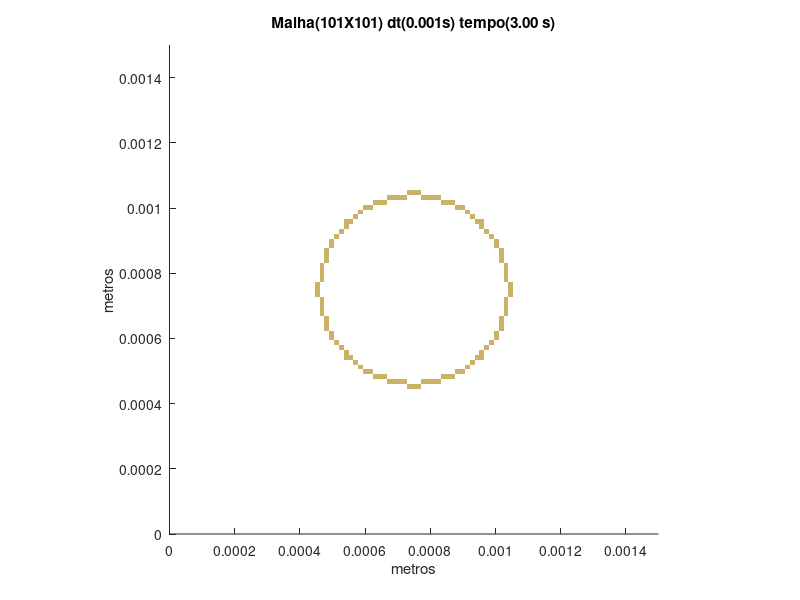

MATLAB code for this plot:
set (gca,'PlotBoxAspectRatio',[1 1 1],'Xlim',[0,0.0015],'Ylim',[0,0.0015])
hold on
title('Malha(101X101) dt(0.001s) tempo(3.00 s)')
hold on
ylabel('metros')
hold on
xlabel('metros')
hold on

fill([0.000727722772277228 0.000727722772277228 0.000742574257425743 0.000742574257425743],[0.000445544554455446 0.00046039603960396 0.00046039603960396 0.000445544554455446],[0.8,0.7,0.4],'LineStyle','none')

fill([0.000742574257425743 0.000742574257425743 0.000757425742574257 0.000757425742574257],[0.000445544554455446 0.00046039603960396 0.00046039603960396 0.000445544554455446],[0.8,0.7,0.4],'LineStyle','none')

fill([0.000757425742574257 0.000757425742574257 0.000772277227722772 0.000772277227722772],[0.000445544554455446 0.00046039603960396 0.00046039603960396 0.000445544554455446],[0.8,0.7,0.4],'LineStyle','none')

fill([0.000668316831683168 0.000668316831683168 0.000683168316831683 0.000683168316831683],[0.00046039603960396 0.000475247524752475 0.000475247524752475 0.00046039603960396],[0.8,0.7,0.4],'LineStyle','none')

fill([0.000683168316831683 0.000683168316831683 0.000698019801980198 0.000698019801980198],[0.00046039603960396 0.000475247524752475 0.000475247524752475 0.00046039603960396],[0.8,0.7,0.4],'LineStyle','none')

fill([0.000698019801980198 0.000698019801980198 0.000712871287128713 0.000712871287128713],[0.00046039603960396 0.000475247524752475 0.000475247524752475 0.00046039603960396],[0.8,0.7,0.4],'LineStyle','none')

fill([0.000712871287128713 0.000712871287128713 0.000727722772277228 0.000727722772277228],[0.00046039603960396 0.000475247524752475 0.000475247524752475 0.00046039603960396],[0.8,0.7,0.4],'LineStyle','none')

fill([0.000772277227722772 0.000772277227722772 0.000787128712871287 0.000787128712871287],[0.00046039603960396 0.000475247524752475 0.000475247524752475 0.00046039603960396],[0.8,0.7,0.4],'LineStyle','none')

fill([0.000787128712871287 0.000787128712871287 0.000801980198019802 0.000801980198019802],[0.00046039603960396 0.000475247524752475 0.000475247524752475 0.00046039603960396],[0.8,0.7,0.4],'LineStyle','none')

fill([0.000801980198019802 0.000801980198019802 0.000816831683168317 0.000816831683168317],[0.00046039603960396 0.000475247524752475 0.000475247524752475 0.00046039603960396],[0.8,0.7,0.4],'LineStyle','none')

fill([0.000816831683168317 0.000816831683168317 0.000831683168316832 0.000831683168316832],[0.00046039603960396 0.000475247524752475 0.000475247524752475 0.00046039603960396],[0.8,0.7,0.4],'LineStyle','none')

fill([0.000623762376237624 0.000623762376237624 0.000638613861386139 0.000638613861386139],[0.000475247524752475 0.00049009900990099 0.00049009900990099 0.000475247524752475],[0.8,0.7,0.4],'LineStyle','none')

fill([0.000638613861386139 0.000638613861386139 0.000653465346534653 0.000653465346534653],[0.000475247524752475 0.00049009900990099 0.00049009900990099 0.000475247524752475],[0.8,0.7,0.4],'LineStyle','none')

fill([0.000653465346534653 0.000653465346534653 0.000668316831683168 0.000668316831683168],[0.000475247524752475 0.00049009900990099 0.00049009900990099 0.000475247524752475],[0.8,0.7,0.4],'LineStyle','none')

fill([0.000831683168316832 0.000831683168316832 0.000846534653465347 0.000846534653465347],[0.000475247524752475 0.00049009900990099 0.00049009900990099 0.000475247524752475],[0.8,0.7,0.4],'LineStyle','none')

fill([0.000846534653465347 0.000846534653465347 0.000861386138613861 0.000861386138613861],[0.000475247524752475 0.00049009900990099 0.00049009900990099 0.000475247524752475],[0.8,0.7,0.4],'LineStyle','none')

fill([0.000861386138613861 0.000861386138613861 0.000876237623762376 0.000876237623762376],[0.000475247524752475 0.00049009900990099 0.00049009900990099 0.000475247524752475],[0.8,0.7,0.4],'LineStyle','none')

fill([0.000594059405940594 0.000594059405940594 0.000608910891089109 0.000608910891089109],[0.00049009900990099 0.000504950495049505 0.000504950495049505 0.00049009900990099],[0.8,0.7,0.4],'LineStyle','none')

fill([0.000608910891089109 0.000608910891089109 0.000623762376237624 0.000623762376237624],[0.00049009900990099 0.000504950495049505 0.000504950495049505 0.00049009900990099],[0.8,0.7,0.4],'LineStyle','none')

fill([0.000876237623762376 0.000876237623762376 0.000891089108910891 0.000891089108910891],[0.00049009900990099 0.000504950495049505 0.000504950495049505 0.00049009900990099],[0.8,0.7,0.4],'LineStyle','none')

fill([0.000891089108910891 0.000891089108910891 0.000905940594059406 0.000905940594059406],[0.00049009900990099 0.000504950495049505 0.000504950495049505 0.00049009900990099],[0.8,0.7,0.4],'LineStyle','none')

fill([0.000579207920792079 0.000579207920792079 0.000594059405940594 0.000594059405940594],[0.000504950495049505 0.00051980198019802 0.00051980198019802 0.000504950495049505],[0.8,0.7,0.4],'LineStyle','none')

fill([0.000905940594059406 0.000905940594059406 0.000920792079207921 0.000920792079207921],[0.000504950495049505 0.00051980198019802 0.00051980198019802 0.000504950495049505],[0.8,0.7,0.4],'LineStyle','none')

fill([0.000564356435643564 0.000564356435643564 0.000579207920792079 0.000579207920792079],[0.00051980198019802 0.000534653465346535 0.000534653465346535 0.00051980198019802],[0.8,0.7,0.4],'LineStyle','none')

fill([0.000920792079207921 0.000920792079207921 0.000935643564356436 0.000935643564356436],[0.00051980198019802 0.000534653465346535 0.000534653465346535 0.00051980198019802],[0.8,0.7,0.4],'LineStyle','none')

fill([0.000534653465346535 0.000534653465346535 0.000549504950495049 0.000549504950495049],[0.000534653465346535 0.000549504950495049 0.000549504950495049 0.000534653465346535],[0.8,0.7,0.4],'LineStyle','none')

fill([0.000549504950495049 0.000549504950495049 0.000564356435643564 0.000564356435643564],[0.000534653465346535 0.000549504950495049 0.000549504950495049 0.000534653465346535],[0.8,0.7,0.4],'LineStyle','none')

fill([0.000935643564356436 0.000935643564356436 0.00095049504950495 0.00095049504950495],[0.000534653465346535 0.000549504950495049 0.000549504950495049 0.000534653465346535],[0.8,0.7,0.4],'LineStyle','none')

fill([0.00095049504950495 0.00095049504950495 0.000965346534653465 0.000965346534653465],[0.000534653465346535 0.000549504950495049 0.000549504950495049 0.000534653465346535],[0.8,0.7,0.4],'LineStyle','none')

fill([0.000534653465346535 0.000534653465346535 0.000549504950495049 0.000549504950495049],[0.000549504950495049 0.000564356435643564 0.000564356435643564 0.000549504950495049],[0.8,0.7,0.4],'LineStyle','none')

fill([0.00095049504950495 0.00095049504950495 0.000965346534653465 0.000965346534653465],[0.000549504950495049 0.000564356435643564 0.000564356435643564 0.000549504950495049],[0.8,0.7,0.4],'LineStyle','none')

fill([0.00051980198019802 0.00051980198019802 0.000534653465346535 0.000534653465346535],[0.000564356435643564 0.000579207920792079 0.000579207920792079 0.000564356435643564],[0.8,0.7,0.4],'LineStyle','none')

fill([0.000965346534653465 0.000965346534653465 0.00098019801980198 0.00098019801980198],[0.000564356435643564 0.000579207920792079 0.000579207920792079 0.000564356435643564],[0.8,0.7,0.4],'LineStyle','none')

fill([0.000504950495049505 0.000504950495049505 0.00051980198019802 0.00051980198019802],[0.000579207920792079 0.000594059405940594 0.000594059405940594 0.000579207920792079],[0.8,0.7,0.4],'LineStyle','none')

fill([0.00098019801980198 0.00098019801980198 0.000995049504950495 0.000995049504950495],[0.000579207920792079 0.000594059405940594 0.000594059405940594 0.000579207920792079],[0.8,0.7,0.4],'LineStyle','none')

fill([0.00049009900990099 0.00049009900990099 0.000504950495049505 0.000504950495049505],[0.000594059405940594 0.000608910891089109 0.000608910891089109 0.000594059405940594],[0.8,0.7,0.4],'LineStyle','none')

fill([0.000995049504950495 0.000995049504950495 0.00100990099009901 0.00100990099009901],[0.000594059405940594 0.000608910891089109 0.000608910891089109 0.000594059405940594],[0.8,0.7,0.4],'LineStyle','none')

fill([0.00049009900990099 0.00049009900990099 0.000504950495049505 0.000504950495049505],[0.000608910891089109 0.000623762376237624 0.000623762376237624 0.000608910891089109],[0.8,0.7,0.4],'LineStyle','none')

fill([0.000995049504950495 0.000995049504950495 0.00100990099009901 0.00100990099009901],[0.000608910891089109 0.000623762376237624 0.000623762376237624 0.000608910891089109],[0.8,0.7,0.4],'LineStyle','none')

fill([0.000475247524752475 0.000475247524752475 0.00049009900990099 0.00049009900990099],[0.000623762376237624 0.000638613861386139 0.000638613861386139 0.000623762376237624],[0.8,0.7,0.4],'LineStyle','none')

fill([0.00100990099009901 0.00100990099009901 0.00102475247524752 0.00102475247524752],[0.000623762376237624 0.000638613861386139 0.000638613861386139 0.000623762376237624],[0.8,0.7,0.4],'LineStyle','none')

fill([0.000475247524752475 0.000475247524752475 0.00049009900990099 0.00049009900990099],[0.000638613861386139 0.000653465346534653 0.000653465346534653 0.000638613861386139],[0.8,0.7,0.4],'LineStyle','none')

fill([0.00100990099009901 0.00100990099009901 0.00102475247524752 0.00102475247524752],[0.000638613861386139 0.000653465346534653 0.000653465346534653 0.000638613861386139],[0.8,0.7,0.4],'LineStyle','none')

fill([0.000475247524752475 0.000475247524752475 0.00049009900990099 0.00049009900990099],[0.000653465346534653 0.000668316831683168 0.000668316831683168 0.000653465346534653],[0.8,0.7,0.4],'LineStyle','none')

fill([0.00100990099009901 0.00100990099009901 0.00102475247524752 0.00102475247524752],[0.000653465346534653 0.000668316831683168 0.000668316831683168 0.000653465346534653],[0.8,0.7,0.4],'LineStyle','none')

fill([0.00046039603960396 0.00046039603960396 0.000475247524752475 0.000475247524752475],[0.000668316831683168 0.000683168316831683 0.000683168316831683 0.000668316831683168],[0.8,0.7,0.4],'LineStyle','none')

fill([0.00102475247524752 0.00102475247524752 0.00103960396039604 0.00103960396039604],[0.000668316831683168 0.000683168316831683 0.000683168316831683 0.000668316831683168],[0.8,0.7,0.4],'LineStyle','none')

fill([0.00046039603960396 0.00046039603960396 0.000475247524752475 0.000475247524752475],[0.000683168316831683 0.000698019801980198 0.000698019801980198 0.000683168316831683],[0.8,0.7,0.4],'LineStyle','none')

fill([0.00102475247524752 0.00102475247524752 0.00103960396039604 0.00103960396039604],[0.000683168316831683 0.000698019801980198 0.000698019801980198 0.000683168316831683],[0.8,0.7,0.4],'LineStyle','none')

fill([0.00046039603960396 0.00046039603960396 0.000475247524752475 0.000475247524752475],[0.000698019801980198 0.000712871287128713 0.000712871287128713 0.000698019801980198],[0.8,0.7,0.4],'LineStyle','none')

fill([0.00102475247524752 0.00102475247524752 0.00103960396039604 0.00103960396039604],[0.000698019801980198 0.000712871287128713 0.000712871287128713 0.000698019801980198],[0.8,0.7,0.4],'LineStyle','none')

fill([0.00046039603960396 0.00046039603960396 0.000475247524752475 0.000475247524752475],[0.000712871287128713 0.000727722772277228 0.000727722772277228 0.000712871287128713],[0.8,0.7,0.4],'LineStyle','none')

fill([0.00102475247524752 0.00102475247524752 0.00103960396039604 0.00103960396039604],[0.000712871287128713 0.000727722772277228 0.000727722772277228 0.000712871287128713],[0.8,0.7,0.4],'LineStyle','none')

fill([0.000445544554455446 0.000445544554455446 0.00046039603960396 0.00046039603960396],[0.000727722772277228 0.000742574257425743 0.000742574257425743 0.000727722772277228],[0.8,0.7,0.4],'LineStyle','none')

fill([0.00103960396039604 0.00103960396039604 0.00105445544554455 0.00105445544554455],[0.000727722772277228 0.000742574257425743 0.000742574257425743 0.000727722772277228],[0.8,0.7,0.4],'LineStyle','none')

fill([0.000445544554455446 0.000445544554455446 0.00046039603960396 0.00046039603960396],[0.000742574257425743 0.000757425742574257 0.000757425742574257 0.000742574257425743],[0.8,0.7,0.4],'LineStyle','none')

fill([0.00103960396039604 0.00103960396039604 0.00105445544554455 0.00105445544554455],[0.000742574257425743 0.000757425742574257 0.000757425742574257 0.000742574257425743],[0.8,0.7,0.4],'LineStyle','none')

fill([0.000445544554455446 0.000445544554455446 0.00046039603960396 0.00046039603960396],[0.000757425742574257 0.000772277227722772 0.000772277227722772 0.000757425742574257],[0.8,0.7,0.4],'LineStyle','none')

fill([0.00103960396039604 0.00103960396039604 0.00105445544554455 0.00105445544554455],[0.000757425742574257 0.000772277227722772 0.000772277227722772 0.000757425742574257],[0.8,0.7,0.4],'LineStyle','none')

fill([0.00046039603960396 0.00046039603960396 0.000475247524752475 0.000475247524752475],[0.000772277227722772 0.000787128712871287 0.000787128712871287 0.000772277227722772],[0.8,0.7,0.4],'LineStyle','none')

fill([0.00102475247524752 0.00102475247524752 0.00103960396039604 0.00103960396039604],[0.000772277227722772 0.000787128712871287 0.000787128712871287 0.000772277227722772],[0.8,0.7,0.4],'LineStyle','none')

fill([0.00046039603960396 0.00046039603960396 0.000475247524752475 0.000475247524752475],[0.000787128712871287 0.000801980198019802 0.000801980198019802 0.000787128712871287],[0.8,0.7,0.4],'LineStyle','none')

fill([0.00102475247524752 0.00102475247524752 0.00103960396039604 0.00103960396039604],[0.000787128712871287 0.000801980198019802 0.000801980198019802 0.000787128712871287],[0.8,0.7,0.4],'LineStyle','none')

fill([0.00046039603960396 0.00046039603960396 0.000475247524752475 0.000475247524752475],[0.000801980198019802 0.000816831683168317 0.000816831683168317 0.000801980198019802],[0.8,0.7,0.4],'LineStyle','none')

fill([0.00102475247524752 0.00102475247524752 0.00103960396039604 0.00103960396039604],[0.000801980198019802 0.000816831683168317 0.000816831683168317 0.000801980198019802],[0.8,0.7,0.4],'LineStyle','none')

fill([0.00046039603960396 0.00046039603960396 0.000475247524752475 0.000475247524752475],[0.000816831683168317 0.000831683168316832 0.000831683168316832 0.000816831683168317],[0.8,0.7,0.4],'LineStyle','none')

fill([0.00102475247524752 0.00102475247524752 0.00103960396039604 0.00103960396039604],[0.000816831683168317 0.000831683168316832 0.000831683168316832 0.000816831683168317],[0.8,0.7,0.4],'LineStyle','none')

fill([0.000475247524752475 0.000475247524752475 0.00049009900990099 0.00049009900990099],[0.000831683168316832 0.000846534653465347 0.000846534653465347 0.000831683168316832],[0.8,0.7,0.4],'LineStyle','none')

fill([0.00100990099009901 0.00100990099009901 0.00102475247524752 0.00102475247524752],[0.000831683168316832 0.000846534653465347 0.000846534653465347 0.000831683168316832],[0.8,0.7,0.4],'LineStyle','none')

fill([0.000475247524752475 0.000475247524752475 0.00049009900990099 0.00049009900990099],[0.000846534653465347 0.000861386138613861 0.000861386138613861 0.000846534653465347],[0.8,0.7,0.4],'LineStyle','none')

fill([0.00100990099009901 0.00100990099009901 0.00102475247524752 0.00102475247524752],[0.000846534653465347 0.000861386138613861 0.000861386138613861 0.000846534653465347],[0.8,0.7,0.4],'LineStyle','none')

fill([0.000475247524752475 0.000475247524752475 0.00049009900990099 0.00049009900990099],[0.000861386138613861 0.000876237623762376 0.000876237623762376 0.000861386138613861],[0.8,0.7,0.4],'LineStyle','none')

fill([0.00100990099009901 0.00100990099009901 0.00102475247524752 0.00102475247524752],[0.000861386138613861 0.000876237623762376 0.000876237623762376 0.000861386138613861],[0.8,0.7,0.4],'LineStyle','none')

fill([0.00049009900990099 0.00049009900990099 0.000504950495049505 0.000504950495049505],[0.000876237623762376 0.000891089108910891 0.000891089108910891 0.000876237623762376],[0.8,0.7,0.4],'LineStyle','none')

fill([0.000995049504950495 0.000995049504950495 0.00100990099009901 0.00100990099009901],[0.000876237623762376 0.000891089108910891 0.000891089108910891 0.000876237623762376],[0.8,0.7,0.4],'LineStyle','none')

fill([0.00049009900990099 0.00049009900990099 0.000504950495049505 0.000504950495049505],[0.000891089108910891 0.000905940594059406 0.000905940594059406 0.000891089108910891],[0.8,0.7,0.4],'LineStyle','none')

fill([0.000995049504950495 0.000995049504950495 0.00100990099009901 0.00100990099009901],[0.000891089108910891 0.000905940594059406 0.000905940594059406 0.000891089108910891],[0.8,0.7,0.4],'LineStyle','none')

fill([0.000504950495049505 0.000504950495049505 0.00051980198019802 0.00051980198019802],[0.000905940594059406 0.000920792079207921 0.000920792079207921 0.000905940594059406],[0.8,0.7,0.4],'LineStyle','none')

fill([0.00098019801980198 0.00098019801980198 0.000995049504950495 0.000995049504950495],[0.000905940594059406 0.000920792079207921 0.000920792079207921 0.000905940594059406],[0.8,0.7,0.4],'LineStyle','none')

fill([0.00051980198019802 0.00051980198019802 0.000534653465346535 0.000534653465346535],[0.000920792079207921 0.000935643564356436 0.000935643564356436 0.000920792079207921],[0.8,0.7,0.4],'LineStyle','none')

fill([0.000965346534653465 0.000965346534653465 0.00098019801980198 0.00098019801980198],[0.000920792079207921 0.000935643564356436 0.000935643564356436 0.000920792079207921],[0.8,0.7,0.4],'LineStyle','none')

fill([0.000534653465346535 0.000534653465346535 0.000549504950495049 0.000549504950495049],[0.000935643564356436 0.00095049504950495 0.00095049504950495 0.000935643564356436],[0.8,0.7,0.4],'LineStyle','none')

fill([0.00095049504950495 0.00095049504950495 0.000965346534653465 0.000965346534653465],[0.000935643564356436 0.00095049504950495 0.00095049504950495 0.000935643564356436],[0.8,0.7,0.4],'LineStyle','none')

fill([0.000534653465346535 0.000534653465346535 0.000549504950495049 0.000549504950495049],[0.00095049504950495 0.000965346534653465 0.000965346534653465 0.00095049504950495],[0.8,0.7,0.4],'LineStyle','none')

fill([0.000549504950495049 0.000549504950495049 0.000564356435643564 0.000564356435643564],[0.00095049504950495 0.000965346534653465 0.000965346534653465 0.00095049504950495],[0.8,0.7,0.4],'LineStyle','none')

fill([0.000935643564356436 0.000935643564356436 0.00095049504950495 0.00095049504950495],[0.00095049504950495 0.000965346534653465 0.000965346534653465 0.00095049504950495],[0.8,0.7,0.4],'LineStyle','none')

fill([0.00095049504950495 0.00095049504950495 0.000965346534653465 0.000965346534653465],[0.00095049504950495 0.000965346534653465 0.000965346534653465 0.00095049504950495],[0.8,0.7,0.4],'LineStyle','none')

fill([0.000564356435643564 0.000564356435643564 0.000579207920792079 0.000579207920792079],[0.000965346534653465 0.00098019801980198 0.00098019801980198 0.000965346534653465],[0.8,0.7,0.4],'LineStyle','none')

fill([0.000920792079207921 0.000920792079207921 0.000935643564356436 0.000935643564356436],[0.000965346534653465 0.00098019801980198 0.00098019801980198 0.000965346534653465],[0.8,0.7,0.4],'LineStyle','none')

fill([0.000579207920792079 0.000579207920792079 0.000594059405940594 0.000594059405940594],[0.00098019801980198 0.000995049504950495 0.000995049504950495 0.00098019801980198],[0.8,0.7,0.4],'LineStyle','none')

fill([0.000905940594059406 0.000905940594059406 0.000920792079207921 0.000920792079207921],[0.00098019801980198 0.000995049504950495 0.000995049504950495 0.00098019801980198],[0.8,0.7,0.4],'LineStyle','none')

fill([0.000594059405940594 0.000594059405940594 0.000608910891089109 0.000608910891089109],[0.000995049504950495 0.00100990099009901 0.00100990099009901 0.000995049504950495],[0.8,0.7,0.4],'LineStyle','none')

fill([0.000608910891089109 0.000608910891089109 0.000623762376237624 0.000623762376237624],[0.000995049504950495 0.00100990099009901 0.00100990099009901 0.000995049504950495],[0.8,0.7,0.4],'LineStyle','none')

fill([0.000876237623762376 0.000876237623762376 0.000891089108910891 0.000891089108910891],[0.000995049504950495 0.00100990099009901 0.00100990099009901 0.000995049504950495],[0.8,0.7,0.4],'LineStyle','none')

fill([0.000891089108910891 0.000891089108910891 0.000905940594059406 0.000905940594059406],[0.000995049504950495 0.00100990099009901 0.00100990099009901 0.000995049504950495],[0.8,0.7,0.4],'LineStyle','none')

fill([0.000623762376237624 0.000623762376237624 0.000638613861386139 0.000638613861386139],[0.00100990099009901 0.00102475247524752 0.00102475247524752 0.00100990099009901],[0.8,0.7,0.4],'LineStyle','none')

fill([0.000638613861386139 0.000638613861386139 0.000653465346534653 0.000653465346534653],[0.00100990099009901 0.00102475247524752 0.00102475247524752 0.00100990099009901],[0.8,0.7,0.4],'LineStyle','none')

fill([0.000653465346534653 0.000653465346534653 0.000668316831683168 0.000668316831683168],[0.00100990099009901 0.00102475247524752 0.00102475247524752 0.00100990099009901],[0.8,0.7,0.4],'LineStyle','none')

fill([0.000831683168316832 0.000831683168316832 0.000846534653465347 0.000846534653465347],[0.00100990099009901 0.00102475247524752 0.00102475247524752 0.00100990099009901],[0.8,0.7,0.4],'LineStyle','none')

fill([0.000846534653465347 0.000846534653465347 0.000861386138613861 0.000861386138613861],[0.00100990099009901 0.00102475247524752 0.00102475247524752 0.00100990099009901],[0.8,0.7,0.4],'LineStyle','none')

fill([0.000861386138613861 0.000861386138613861 0.000876237623762376 0.000876237623762376],[0.00100990099009901 0.00102475247524752 0.00102475247524752 0.00100990099009901],[0.8,0.7,0.4],'LineStyle','none')

fill([0.000668316831683168 0.000668316831683168 0.000683168316831683 0.000683168316831683],[0.00102475247524752 0.00103960396039604 0.00103960396039604 0.00102475247524752],[0.8,0.7,0.4],'LineStyle','none')

fill([0.000683168316831683 0.000683168316831683 0.000698019801980198 0.000698019801980198],[0.00102475247524752 0.00103960396039604 0.00103960396039604 0.00102475247524752],[0.8,0.7,0.4],'LineStyle','none')

fill([0.000698019801980198 0.000698019801980198 0.000712871287128713 0.000712871287128713],[0.00102475247524752 0.00103960396039604 0.00103960396039604 0.00102475247524752],[0.8,0.7,0.4],'LineStyle','none')

fill([0.000712871287128713 0.000712871287128713 0.000727722772277228 0.000727722772277228],[0.00102475247524752 0.00103960396039604 0.00103960396039604 0.00102475247524752],[0.8,0.7,0.4],'LineStyle','none')

fill([0.000772277227722772 0.000772277227722772 0.000787128712871287 0.000787128712871287],[0.00102475247524752 0.00103960396039604 0.00103960396039604 0.00102475247524752],[0.8,0.7,0.4],'LineStyle','none')

fill([0.000787128712871287 0.000787128712871287 0.000801980198019802 0.000801980198019802],[0.00102475247524752 0.00103960396039604 0.00103960396039604 0.00102475247524752],[0.8,0.7,0.4],'LineStyle','none')

fill([0.000801980198019802 0.000801980198019802 0.000816831683168317 0.000816831683168317],[0.00102475247524752 0.00103960396039604 0.00103960396039604 0.00102475247524752],[0.8,0.7,0.4],'LineStyle','none')

fill([0.000816831683168317 0.000816831683168317 0.000831683168316832 0.000831683168316832],[0.00102475247524752 0.00103960396039604 0.00103960396039604 0.00102475247524752],[0.8,0.7,0.4],'LineStyle','none')

fill([0.000727722772277228 0.000727722772277228 0.000742574257425743 0.000742574257425743],[0.00103960396039604 0.00105445544554455 0.00105445544554455 0.00103960396039604],[0.8,0.7,0.4],'LineStyle','none')

fill([0.000742574257425743 0.000742574257425743 0.000757425742574257 0.000757425742574257],[0.00103960396039604 0.00105445544554455 0.00105445544554455 0.00103960396039604],[0.8,0.7,0.4],'LineStyle','none')

fill([0.000757425742574257 0.000757425742574257 0.000772277227722772 0.000772277227722772],[0.00103960396039604 0.00105445544554455 0.00105445544554455 0.00103960396039604],[0.8,0.7,0.4],'LineStyle','none')
